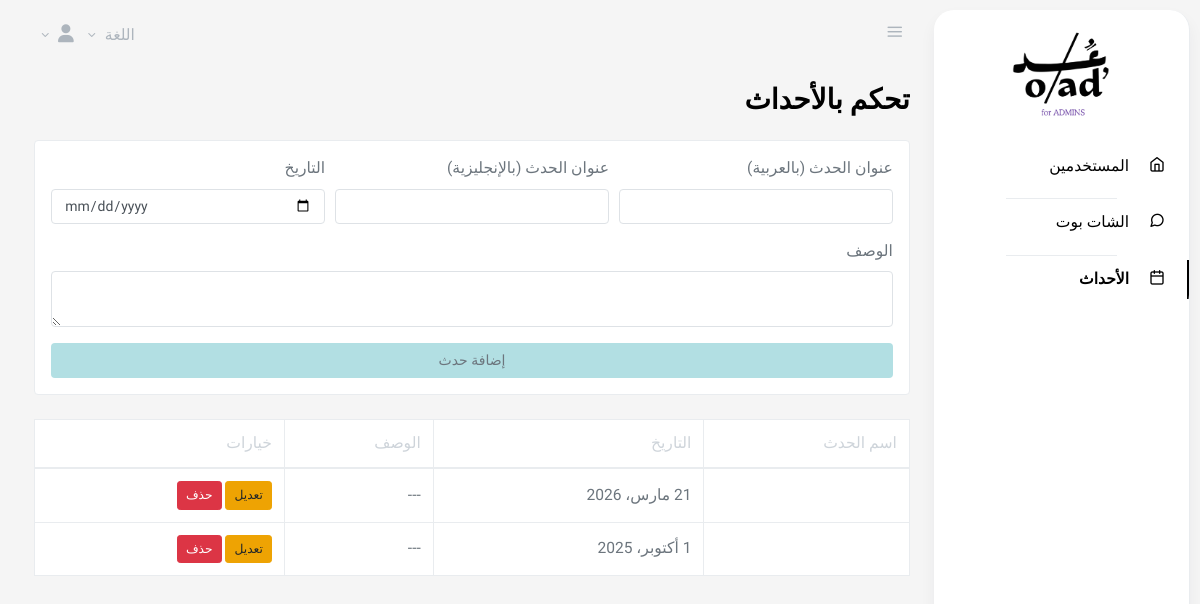
The page /ar/admins/events/ (signed in) on the database its author committed.
### promotions/models.py (models this page shows, shortened)
class Event(TranslatableModel):
    user = models.ForeignKey(UserProfile, on_delete=models.CASCADE, related_name='events', null=True, blank=True)
    translations = TranslatedFields(
        name=models.CharField(_('Event Name'), max_length=255),
        description=models.TextField(_('Description'), null=True, blank=True),
    )
    date = models.DateField(_('Date'))
    class Meta:
        verbose_name = _('Event')
        verbose_name_plural = _('Events')
        ordering = ['date']

### authentication/decorators.py (the view, shortened to what this page needs)
        def wrapper_func(request, *args, **kwargs):
            user_profile = getattr(request.user, 'userprofile', None)
            if request.user.groups.exists():
                user_group = request.user.groups.all()[0].name
                if user_group in allowed_roles:
                    return view_func(request, *args, **kwargs)
            return redirect('login_page')  # Redirect non-logged-in users to login

### administrators/views.py (called while the page is built, shortened)
@login_required
@allowed_users(allowed_roles=['admins'])
def event_control(request):
    events = Event.objects.filter(user__isnull=True).order_by('-date')  # only global events
    return render(request, "admins/event_control.html", {
        "events": events
    })

### templates/admins/event_control.html (shortened to what this page needs)
{% extends "admins/base.html" %}
{% load i18n %}
{% block content %}
<main role="main" class="main-content">
  <div class="container-fluid">
    <h2 class="mb-4">{% trans "Manage Events" %}</h2>
    <form method="POST" class="card p-3 mb-4">
      <div class="form-row">
        <div class="form-group col-md-4">
          <label>{% trans "Event Name (Arabic)" %}</label>
          <input type="text" name="name_ar" class="form-control" required>
        </div>
        <div class="form-group col-md-4">
          <label>{% trans "Event Name (English)" %}</label>
          <input type="text" name="name_en" class="form-control" required>
        </div>
        <div class="form-group col-md-4">
          <label>{% trans "Date" %}</label>
          <input type="date" name="date" class="form-control" required>
        </div>
      </div>
      <div class="form-group">
        <label>{% trans "Description" %}</label>
        <textarea name="description" class="form-control" rows="2"></textarea>
      </div>
      <button type="submit" class="btn btn-block" style="background-color:#b2dfe3;">
        {% trans "Add Event" %}
      </button>
    </form>
    <table class="table table-bordered bg-white">
      <thead>
        <tr>
          <th>{% trans "Event Name" %}</th>
          <th>{% trans "Date" %}</th>
          <th>{% trans "Description" %}</th>
          <th>{% trans "Actions" %}</th>
        </tr>
      </thead>
      <tbody>
        {% for event in events %}
          <tr>
            <td>{{ event.name }}</td>
            <td>{{ event.date }}</td>
            <td>{{ event.description|default:"---" }}</td>
            <td>
              <button class="btn btn-sm btn-warning" data-toggle="modal" data-target="#editModal"
                      onclick="fillEditModal('{{ event.id }}', '{{ event.name|escapejs }}', '{{ event.date }}', '{{ event.description|default:''|escapejs }}')">
                {% trans "Edit" %}
              </button>
              <form method="POST" style="display:inline;">
                <button type="submit" name="action" value="delete" class="btn btn-sm btn-danger"
                        onclick="return confirm('{% trans "Are you sure?" %}')">
                  {% trans "Delete" %}
                </button>
              </form>
            </td>
          </tr>
        {% empty %}
          <tr>
            <td colspan="4" class="text-center text-muted">{% trans "No events yet." %}</td>
          </tr>
        {% endfor %}
      </tbody>
    </table>
  </div>
</main>
{% endblock %}

### templates/admins/base.html (style rules this page uses)
body { font-family: "beiruti", sans-serif; background-color: #f5f5f5; }

### rows shown on the page
Event: date "21 مارس، 2026", description "---"
Event: date "1 أكتوبر، 2025", description "---"
